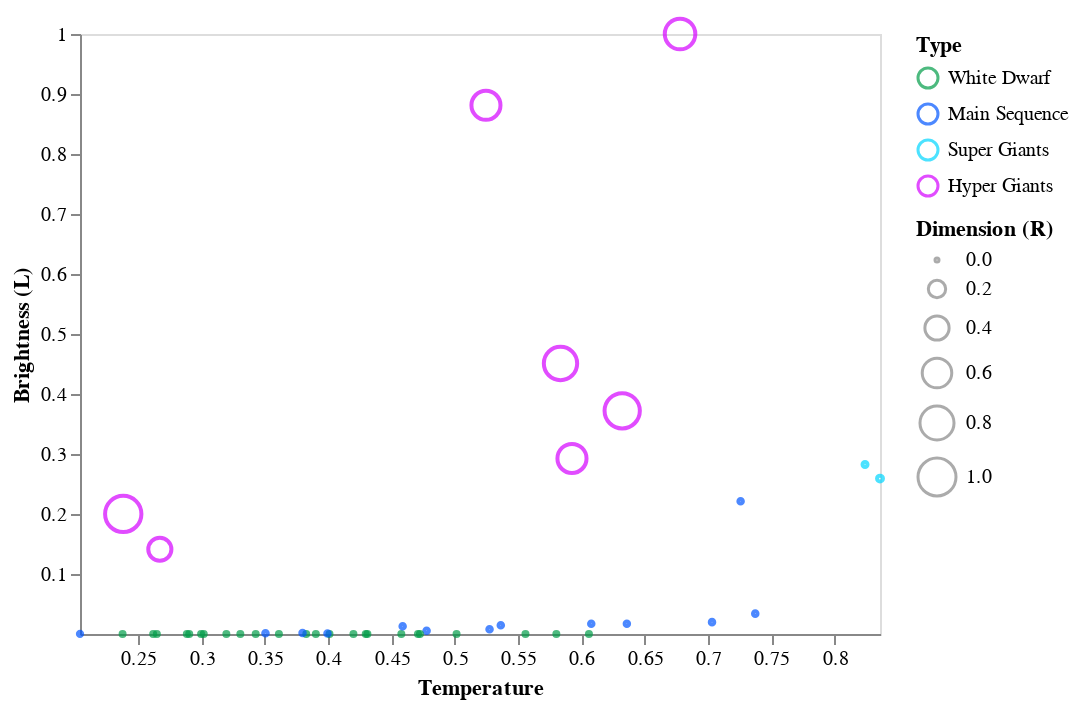

This figure's notebook cell:
### Markdown cell above
In questo primo grafico possiamo vedere come in questa classe spettrale siano presenti tre tipi diversi di stelle di dimensione, luminosità e temperatura variabile. 

Possiamo notare come sia presente un cluster di stelle appartenenti al gruppo Main Sequence nella parte inferiore destra del grafico: sono stelle con una luminsoità bassa ma una temperatura elevata. é possibile altresì notare che sono stelle molto piccole.

Sempre nella parte più a destra del grafico, quindi fra le stelle con una temperatura elevata, è possibile trovare le stelle appartenenti al gruppo delle Hyper Giants. Possiamo notare come le stelle appartenenti a questo gruppo siano stelle di dimensioni elevate rispetto alle altre presenti in questa classe spettrale. 

Notiamo come le stelle appartenenti alla categoria delle Super Giants siano stelle piccole che hanno prevalentemente una temperatura e una luminosità medio-bassa

### Code cell
data = dataset[dataset['Spectral_Class'] == 'B']

dom = ['White Dwarf', 'Main Sequence', 'Super Giants', 'Hyper Giants']
rng = ['#029c49', '#0055ff', '#00d5ff', '#d400ff']

alt.Chart(data).mark_point().encode( 
    
    x = alt.X('Temperature',
         scale = alt.Scale(domain = (min(data.Temperature), max(data.Temperature))),
         axis = alt.Axis(format='K', title='Temperature', grid = False)
         ),
    
    y = alt.Y('L',
         scale = alt.Scale(domain = (min(data.L), max(data.L))),
         axis = alt.Axis(format='K', title='Brightness (L)', grid = False)
         ),
    
    size = alt.Size('R', 
                    scale = alt.Scale(domain = [0, 1]), 
                    legend = alt.Legend(title = 'Dimension (R)')
                   ),
    
    color = alt.Color('Type', scale=alt.Scale(domain=dom, range=rng)
                     )
    
)

### Figure 1 — Vega-Lite specification as saved in the notebook (floating-point values rounded to 4 significant figures)
{"config": {"view": {"continuousWidth": 400, "continuousHeight": 300}}, "data": {"name": "data-108a41c4d2f56f8b3a0ee02bf9668583"}, "mark": "point", "encoding": {"color": {"type": "nominal", "field": "Type", "scale": {"domain": ["White Dwarf", "Main Sequence", "Super Giants", "Hyper Giants"], "range": ["#029c49", "#0055ff", "#00d5ff", "#d400ff"]}}, "size": {"type": "quantitative", "field": "R", "legend": {"title": "Dimension (R)"}, "scale": {"domain": [0, 1]}}, "x": {"type": "quantitative", "axis": {"format": "K", "grid": false, "title": "Temperature"}, "field": "Temperature", "scale": {"domain": [0.2039, 0.8358]}}, "y": {"type": "quantitative", "axis": {"format": "K", "grid": false, "title": "Brightness (L)"}, "field": "L", "scale": {"domain": [6.004e-10, 1.0]}}}, "$schema": "https://vega.github.io/schema/vega-lite/v4.8.1.json", "datasets": {"data-108a41c4d2f56f8b3a0ee02bf9668583": [{"Temperature": 0.6059, "L": 6.583e-08, "R": 0.0, "A_M": 0.7036, "Color": "Blue-White", "Spectral_Class": "B", "Type": "White Dwarf"}, {"Temperature": 0.3826, "L": 1.521e-08, "R": 2.874e-06, "A_M": 0.7445, "Color": "Blue-White", "Spectral_Class": "B", "Type": "White Dwarf"}, {"Temperature": 0.7373, "L": 0.03395, "R": 0.003229, "A_M": 0.2414, "Color": "Blue-White", "Spectral_Class": "B", "Type": "Main Sequence"}, {"Temperature": 0.3504, "L": 0.001337, "R": 0.003691, "A_M": 0.3111, "Color": "Blue-White", "Spectral_Class": "B", "Type": "Main Sequence"}, {"Temperature": 0.2039, "L": 8.712e-05, "R": 0.001479, "A_M": 0.3777, "Color": "White", "Spectral_Class": "B", "Type": "Main Sequence"}, {"Temperature": 0.8358, "L": 0.259, "R": 0.01334, "A_M": 0.182, "Color": "Blue", "Spectral_Class": "B", "Type": "Super Giants"}, {"Temperature": 0.401, "L": 1.06e-09, "R": 3.387e-06, "A_M": 0.762, "Color": "Blue-White", "Spectral_Class": "B", "Type": "White Dwarf"}, {"Temperature": 0.3195, "L": 6.946e-10, "R": 2.566e-07, "A_M": 0.7533, "Color": "Blue-White", "Spectral_Class": "B", "Type": "White Dwarf"}, {"Temperature": 0.2646, "L": 8.241e-10, "R": 4.106e-07, "A_M": 0.752, "Color": "Blue-White", "Spectral_Class": "B", "Type": "White Dwarf"}, {"Temperature": 0.2375, "L": 7.77e-10, "R": 1.54e-07, "A_M": 0.7226, "Color": "Blue-White", "Spectral_Class": "B", "Type": "White Dwarf"}, {"Temperature": 0.4708, "L": 1.201e-09, "R": 2.412e-06, "A_M": 0.7273, "Color": "Blue", "Spectral_Class": "B", "Type": "White Dwarf"}, {"Temperature": 0.824, "L": 0.2825, "R": 0.006154, "A_M": 0.1695, "Color": "Blue", "Spectral_Class": "B", "Type": "Super Giants"}, {"Temperature": 0.3016, "L": 6.004e-10, "R": 7.236e-07, "A_M": 0.8002, "Color": "Blue-White", "Spectral_Class": "B", "Type": "White Dwarf"}, {"Temperature": 0.5013, "L": 1.672e-09, "R": 1.437e-06, "A_M": 0.733, "Color": "Blue", "Spectral_Class": "B", "Type": "White Dwarf"}, {"Temperature": 0.4296, "L": 1.436e-09, "R": 4.824e-07, "A_M": 0.7724, "Color": "Blue", "Spectral_Class": "B", "Type": "White Dwarf"}, {"Temperature": 0.3305, "L": 8.712e-10, "R": 6.774e-07, "A_M": 0.7455, "Color": "Blue-White", "Spectral_Class": "B", "Type": "White Dwarf"}, {"Temperature": 0.2617, "L": 6.946e-10, "R": 2.977e-07, "A_M": 0.7286, "Color": "Blue-White", "Spectral_Class": "B", "Type": "White Dwarf"}, {"Temperature": 0.2883, "L": 7.417e-10, "R": 5.389e-07, "A_M": 0.7739, "Color": "Blue-White", "Spectral_Class": "B", "Type": "White Dwarf"}, {"Temperature": 0.2902, "L": 9.418e-10, "R": 8.006e-07, "A_M": 0.7239, "Color": "Blue-White", "Spectral_Class": "B", "Type": "White Dwarf"}, {"Temperature": 0.7257, "L": 0.2213, "R": 0.003085, "A_M": 0.2473, "Color": "Blue-White", "Spectral_Class": "B", "Type": "Main Sequence"}, {"Temperature": 0.3797, "L": 0.001505, "R": 0.002911, "A_M": 0.2689, "Color": "Blue-White", "Spectral_Class": "B", "Type": "Main Sequence"}, {"Temperature": 0.6077, "L": 0.01707, "R": 0.003034, "A_M": 0.2483, "Color": "Blue-White", "Spectral_Class": "B", "Type": "Main Sequence"}, {"Temperature": 0.7031, "L": 0.01977, "R": 0.00328, "A_M": 0.2448, "Color": "Blue-White", "Spectral_Class": "B", "Type": "Main Sequence"}, {"Temperature": 0.6358, "L": 0.01709, "R": 0.002813, "A_M": 0.2539, "Color": "Blue-White", "Spectral_Class": "B", "Type": "Main Sequence"}, {"Temperature": 0.4777, "L": 0.005557, "R": 0.003475, "A_M": 0.2664, "Color": "Blue-White", "Spectral_Class": "B", "Type": "Main Sequence"}, {"Temperature": 0.6322, "L": 0.372, "R": 0.8617, "A_M": 0.08818, "Color": "Blue", "Spectral_Class": "B", "Type": "Hyper Giants"}, {"Temperature": 0.2381, "L": 0.2001, "R": 0.913, "A_M": 0.06316, "Color": "Blue-White", "Spectral_Class": "B", "Type": "Hyper Giants"}, {"Temperature": 0.267, "L": 0.1413, "R": 0.3638, "A_M": 0.1276, "Color": "Blue-White", "Spectral_Class": "B", "Type": "Hyper Giants"}, {"Temperature": 0.5925, "L": 0.2925, "R": 0.5822, "A_M": 0.1151, "Color": "Blue-White", "Spectral_Class": "B", "Type": "Hyper Giants"}, {"Temperature": 0.3902, "L": 1.554e-09, "R": 1.899e-06, "A_M": 0.7752, "Color": "Blue", "Spectral_Class": "B", "Type": "White Dwarf"}, {"Temperature": 0.361, "L": 1.342e-09, "R": 1.54e-06, "A_M": 0.7455, "Color": "Blue", "Spectral_Class": "B", "Type": "White Dwarf"}, {"Temperature": 0.3427, "L": 1.295e-09, "R": 1.488e-06, "A_M": 0.7552, "Color": "Blue", "Spectral_Class": "B", "Type": "White Dwarf"}, {"Temperature": 0.2995, "L": 1.189e-09, "R": 1.642e-06, "A_M": 0.7761, "Color": "Blue", "Spectral_Class": "B", "Type": "White Dwarf"}, {"Temperature": 0.4309, "L": 1.483e-09, "R": 2.053e-06, "A_M": 0.7236, "Color": "Blue", "Spectral_Class": "B", "Type": "White Dwarf"}, {"Temperature": 0.4724, "L": 1.742e-09, "R": 2.977e-06, "A_M": 0.7273, "Color": "Blue", "Spectral_Class": "B", "Type": "White Dwarf"}, {"Temperature": 0.5801, "L": 1.778e-09, "R": 2.207e-06, "A_M": 0.7026, "Color": "Blue", "Spectral_Class": "B", "Type": "White Dwarf"}, {"Temperature": 0.5558, "L": 1.46e-09, "R": 1.026e-06, "A_M": 0.6911, "Color": "Blue", "Spectral_Class": "B", "Type": "White Dwarf"}, {"Temperature": 0.4199, "L": 1.213e-09, "R": 1.129e-06, "A_M": 0.7373, "Color": "Blue", "Spectral_Class": "B", "Type": "White Dwarf"}, {"Temperature": 0.4577, "L": 1.377e-09, "R": 8.109e-07, "A_M": 0.7361, "Color": "Blue", "Spectral_Class": "B", "Type": "White Dwarf"}, {"Temperature": 0.5363, "L": 0.01466, "R": 0.00326, "A_M": 0.258, "Color": "Blue-White", "Spectral_Class": "B", "Type": "Main Sequence"}, {"Temperature": 0.5274, "L": 0.007944, "R": 0.003403, "A_M": 0.293, "Color": "Blue-White", "Spectral_Class": "B", "Type": "Main Sequence"}, {"Temperature": 0.4588, "L": 0.01286, "R": 0.00309, "A_M": 0.2764, "Color": "Blue-White", "Spectral_Class": "B", "Type": "Main Sequence"}, {"Temperature": 0.3994, "L": 0.00104, "R": 0.002897, "A_M": 0.2902, "Color": "Blue-White", "Spectral_Class": "B", "Type": "Main Sequence"}, {"Temperature": 0.5834, "L": 0.4509, "R": 0.7667, "A_M": 0.09631, "Color": "Blue-White", "Spectral_Class": "B", "Type": "Hyper Giants"}, {"Temperature": 0.6779, "L": 1.0, "R": 0.6425, "A_M": 0.1354, "Color": "Blue-White", "Spectral_Class": "B", "Type": "Hyper Giants"}, {"Temperature": 0.5246, "L": 0.8812, "R": 0.5799, "A_M": 0.1329, "Color": "Blue-White", "Spectral_Class": "B", "Type": "Hyper Giants"}]}}
